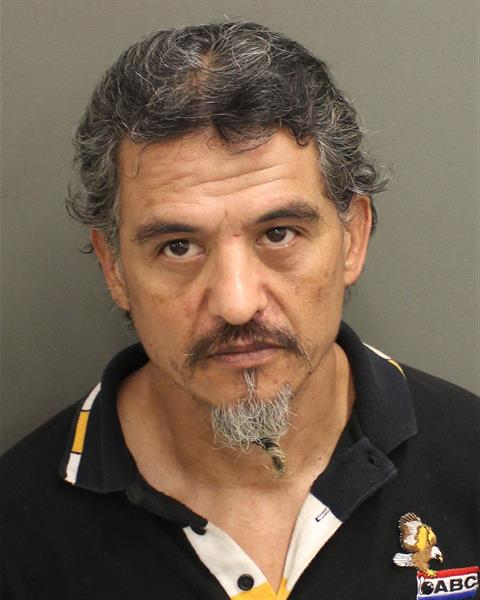
#> input picture Backups/OrangeCounty - Copy/BALDWIN_SOMKUAN.png, 480 x 600 px, found by its file name; its folder holds 4 pictures in this run
$ python 30RowFingerprint.py
#> lines starting #> are read from the running program, lines starting #| are printed output that depends on the picture; long printed decimals are rounded
import cv2
import numpy as np
import os
import json


def get_average_colors(image_path, top_percentage=5):
#> called with image_path = 'OrangeCounty - Copy/BALDWIN_SOMKUAN.png', top_percentage = 5
    image = cv2.imread(image_path)
#> image is the input picture: shape (600, 480, 3); mean B, G, R 81, 97.8, 116.5
    if image is None:
        raise FileNotFoundError(f"Could not load image from {image_path}")

    # Resize image to 480x600 before processing
    image = cv2.resize(image, (480, 600))

    height, width, _ = image.shape
#> height = 600; width = 480
    top_row_height = int(height * (top_percentage / 100))
#> top_row_height = 30
    top_region = image[0:top_row_height, :]
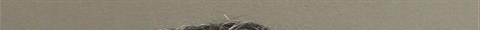
#> top_region: shape (30, 480, 3); mean B, G, R 117, 133.4, 140.5
    avg_color = np.mean(top_region, axis=(0, 1))
#> avg_color = [117, 133.4, 140.5]

    return tuple(avg_color)


def save_location_fingerprint(folder_path, top_percentage=5, fingerprint_filename="location_fingerprint.json"):
    if not os.path.exists(folder_path):
        print(f"Folder does not exist: {folder_path}")
        return

    files = os.listdir(folder_path)
    image_files = [f for f in files if f.lower().endswith(('.jpg', '.jpeg', '.png', '.bmp', '.tiff'))]

    if not image_files:
        print(f"No image files found in {folder_path}")
        return

    colors = []
    for image_file in image_files:
        image_path = os.path.join(folder_path, image_file)
        try:
            avg_color = get_average_colors(image_path, top_percentage)
#> avg_color = (117, 133.4, 140.5)
            colors.append(avg_color)
            print(f"Processed {image_file}: Average color of top {top_percentage}%: {avg_color}")
#| Processed BALDWIN_SOMKUAN.png: Average color of top 5%: (117.013, 133.422, 140.477)
        except Exception as e:
            print(f"Error processing {image_file}: {e}")
#> pass 2 of the loop in save_location_fingerprint, `for image_file in image_files:`:
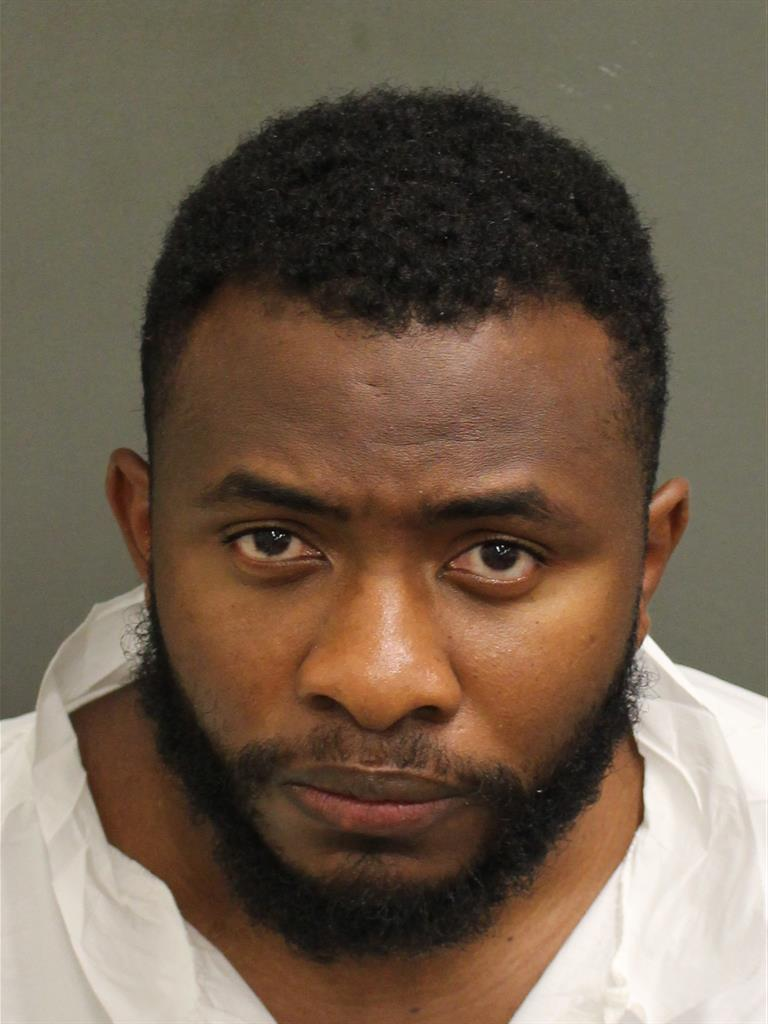
#> input picture Backups/OrangeCounty - Copy/BEAUCEJOUR_JOHN_W.png, 768 x 1024 px, found by its file name
#> in get_average_colors, image is the input picture: shape (1024, 768, 3); mean B, G, R 78.4, 95.4, 112.5
#> in get_average_colors (call 2), `image = cv2.resize(image, (480, 600))`:
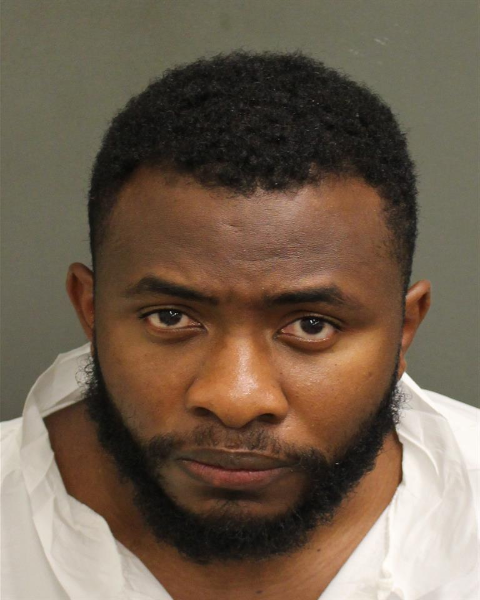
#> image: shape (600, 480, 3); mean B, G, R 78.3, 95.3, 112.4
#> in get_average_colors (call 2), `top_region = image[0:top_row_height, :]`:
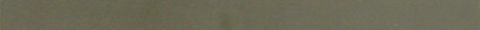
#> top_region: shape (30, 480, 3); mean B, G, R 86.5, 105.8, 108.1
#> in get_average_colors (call 2), `avg_color = np.mean(top_region, axis=(0, 1))`: avg_color = [86.47, 105.8, 108.1]
#> in save_location_fingerprint, `avg_color = get_average_colors(image_path, top_percentage)`: avg_color = (86.47, 105.8, 108.1)
#| Processed BEAUCEJOUR_JOHN_W.png: Average color of top 5%: (86.470, 105.787, 108.064)
#> pass 3 of the loop in save_location_fingerprint, `for image_file in image_files:`:
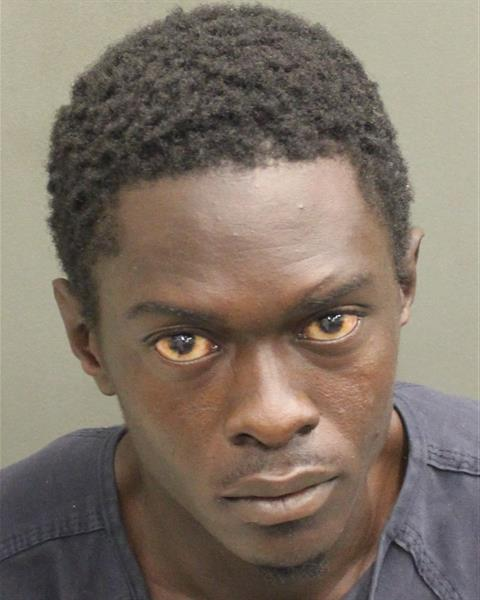
#> input picture Backups/OrangeCounty - Copy/BENJAMIN_JAQUAN_DEQUAVIOUS.png, 480 x 600 px, found by its file name
#> in get_average_colors, image is the input picture: shape (600, 480, 3); mean B, G, R 103.7, 115.6, 128.1
#> in get_average_colors (call 3), `top_region = image[0:top_row_height, :]`:
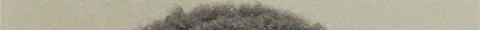
#> top_region: shape (30, 480, 3); mean B, G, R 145.4, 162.8, 166.8
#> in get_average_colors (call 3), `avg_color = np.mean(top_region, axis=(0, 1))`: avg_color = [145.4, 162.8, 166.8]
#> in save_location_fingerprint, `avg_color = get_average_colors(image_path, top_percentage)`: avg_color = (145.4, 162.8, 166.8)
#| Processed BENJAMIN_JAQUAN_DEQUAVIOUS.png: Average color of top 5%: (145.361, 162.812, 166.849)
#> the loop made 4 passes; the first 3 are shown

    color_array = np.array(colors)
    color_mean = np.mean(color_array, axis=0)
    color_std = np.std(color_array, axis=0)

    fingerprint = {
        "top": {
            "mean": color_mean.tolist(),
            "std": color_std.tolist()
        }
    }

    fingerprint_path = os.path.join(folder_path, fingerprint_filename)
    try:
        with open(fingerprint_path, "w") as f:
            json.dump(fingerprint, f, indent=4)
        print(f"\nFingerprint saved to {fingerprint_path}")
    except Exception as e:
        print(f"Error saving fingerprint file: {e}")


# Example usage:
folder_path = "OrangeCounty - Copy"  # Folder containing images from the known location
save_location_fingerprint(folder_path)
